Frame 1 (no input): blank canvas, image omitted
Frame 60 (the mouse pressed at the canvas centre just before this capture): blank canvas, image omitted
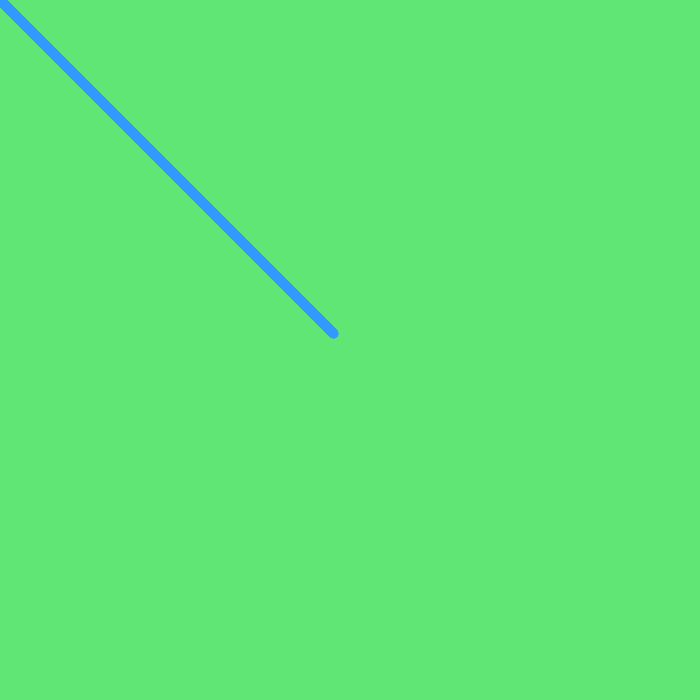
Frame 120 (the mouse held since frame 60 and released just before this capture)

The Processing sketch whose frames 1 and 60 were blank and that drew this single picture after the mouse press (run headless with seeded random() and noise(); from frame 60 on, the mouse is pressed at the canvas centre):

// Processing sketch: processing_20729
// ── processing_20729.pde

float x;
float y;
float px;
float py;
float easing = .05;

void setup(){
  size(700,700);
  background(#60E674);
  smooth();
  stroke(#FFB031);
}

void draw(){
  float targetX = mouseX;
  x+=(targetX - x) * easing;
  float targetY = mouseY;
  y+=(targetY - y) * easing;
  int weight = 10;
  strokeWeight(weight);
  line(x,y,px,py);
  if (mousePressed) {
 stroke(#3199FF);
      
  }else{
    stroke(#FFB031);
    
  }
  }

                
                
